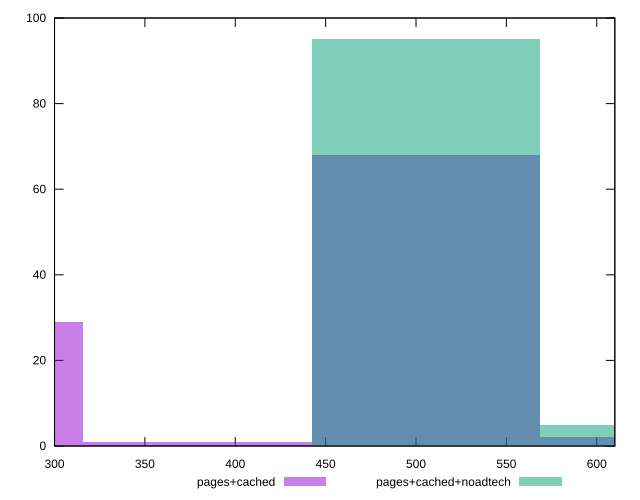

Here is the gnuplot script that generated this plot:
reset

$pagesCached <<EOF
505.44196539594674 68
252.72098269797337 29
631.8024567449335 2
379.08147404696007 1
EOF

$pagesCachedNoadtech <<EOF
505.44196539594674 95
631.8024567449335 5
EOF

set key outside below
set boxwidth 126.36049134898668
set xrange [300:610]
set yrange [0:100]
set trange [0:100]
set style fill transparent solid 0.5 noborder
set terminal svg size 640, 500 enhanced background rgb 'white'
set output "report_0_00242021-02-20T12:25:28.543Z/uses-webp-images/comparison/histogram/1_vs_2.svg"

plot $pagesCached title "pages+cached" with boxes, \
     $pagesCachedNoadtech title "pages+cached+noadtech" with boxes

reset
